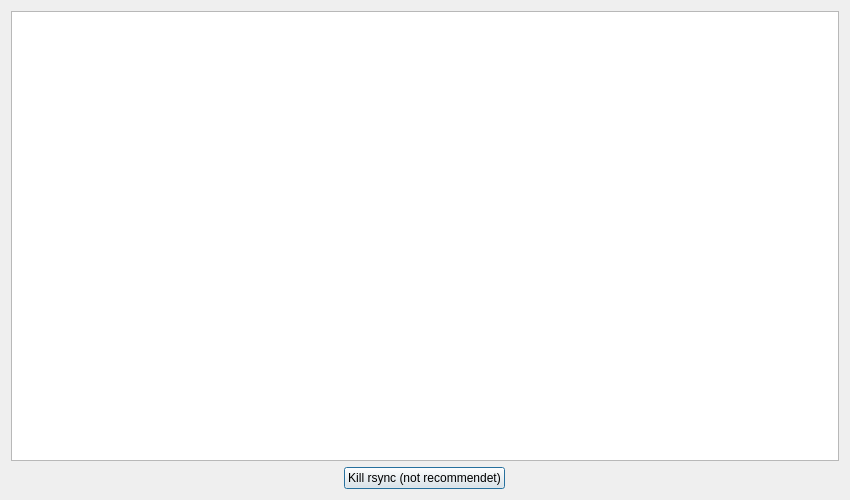
<?xml version="1.0" encoding="UTF-8"?>
<ui version="4.0">
 <class>DialogRunRsync</class>
 <widget class="QDialog" name="DialogRunRsync">
  <property name="geometry">
   <rect>
    <x>0</x>
    <y>0</y>
    <width>850</width>
    <height>500</height>
   </rect>
  </property>
  <property name="windowTitle">
   <string>Dialog</string>
  </property>
  <layout class="QVBoxLayout" name="verticalLayout">
   <item>
    <widget class="QPlainTextEdit" name="plainTextEdit"/>
   </item>
   <item>
    <layout class="QHBoxLayout" name="horizontalLayout">
     <item>
      <widget class="QPushButton" name="pushButton">
       <property name="sizePolicy">
        <sizepolicy hsizetype="Fixed" vsizetype="Fixed">
         <horstretch>0</horstretch>
         <verstretch>0</verstretch>
        </sizepolicy>
       </property>
       <property name="text">
        <string>Kill rsync (not recommendet)</string>
       </property>
      </widget>
     </item>
    </layout>
   </item>
  </layout>
 </widget>
 <resources/>
 <connections>
  <connection>
   <sender>pushButton</sender>
   <signal>released()</signal>
   <receiver>DialogRunRsync</receiver>
   <slot>accept()</slot>
   <hints>
    <hint type="sourcelabel">
     <x>424</x>
     <y>478</y>
    </hint>
    <hint type="destinationlabel">
     <x>424</x>
     <y>249</y>
    </hint>
   </hints>
  </connection>
 </connections>
</ui>
